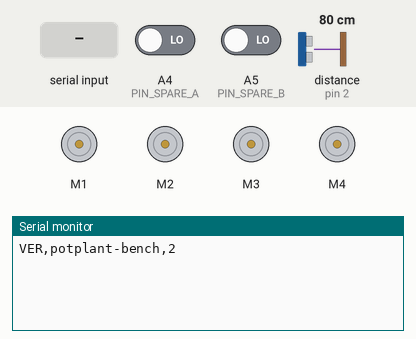
Simulated run of this sketch. Board: Arduino Uno, built with avr-gcc and run on an emulated ATmega328P. Shown: 4 × DC motor (green arrow = forward, orange = backward, longer = faster), the last lines printed to the serial monitor. The inputs (shaded band) are chosen by the test bench; at power-on: A4 (PIN_SPARE_A) LOW, A5 (PIN_SPARE_B) LOW, distance to the obstacle (sensor on pin 2) 80 cm. The echo pulse lasts 58.3 µs per cm.

Above: at 1.2 s.
1.3 s: "R\n" received over Serial
At 2.4 s:
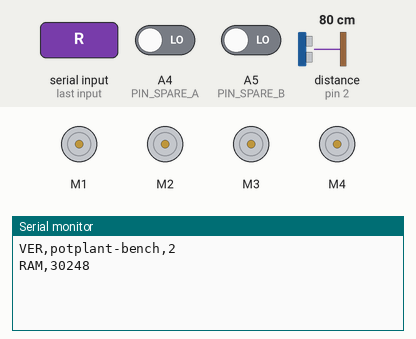
2.8 s: byte 102 ('f') received over Serial
At 3.5 s:
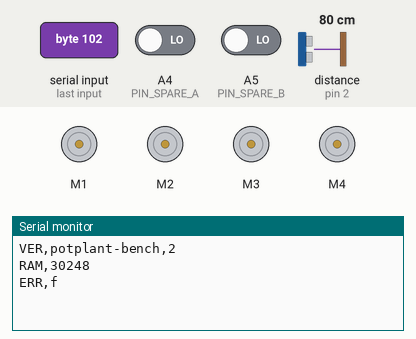
4.3 s: byte 76 ('L') received over Serial
At 4.7 s:
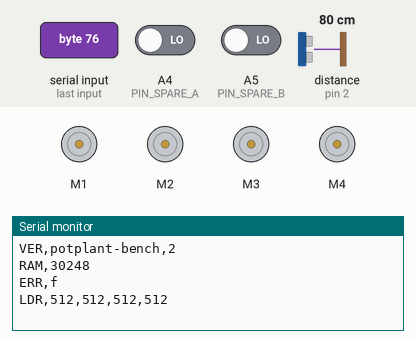
5.8 s: byte 85 ('U') received over Serial
At 7.0 s:
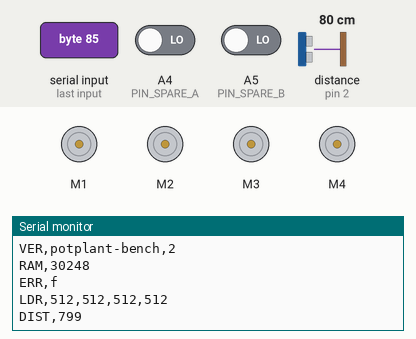
7.3 s: byte 80 ('P') received over Serial
At 8.1 s:
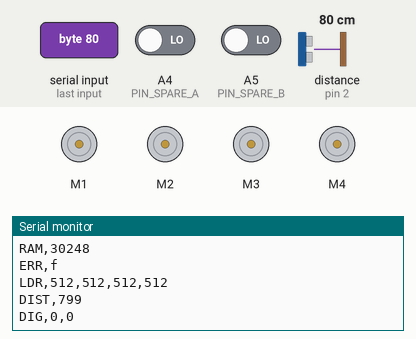
8.8 s: byte 73 ('I') received over Serial
At 10.1 s:
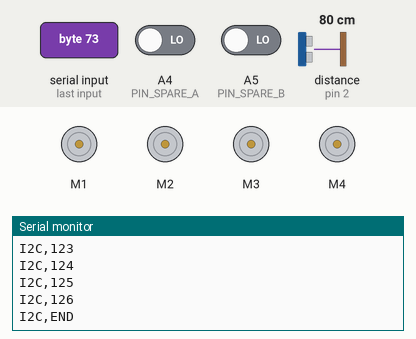
Timing chart, 0 to 11.3 s (numbered marks = the images above; inputs shaded):
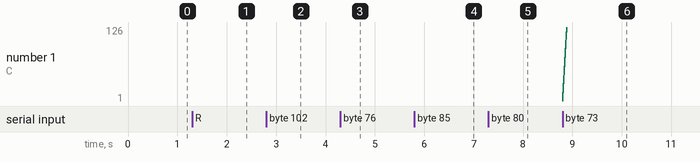

The sketch:

sensor_test.ino
```cpp
// ===========================================================================
// SENSOR TEST BENCH - FIRMWARE SIDE
//
// This sketch is deliberately stupid. It answers questions and does nothing
// else. All the thinking - drawing bars, working out ranges, suggesting tuning
// values, walking you through identifying the motors - happens in Python, in
// tools/bench.py on your computer.
//
// The reason for splitting it this way: changing how a test WORKS then costs
// nothing. Edit the Python, run it again. No compiling, no uploading, no
// waiting. Only the parts that must live on the board live on the board.
//
// Python itself cannot run on an Arduino - an ATmega328P has two kilobytes of
// memory and the interpreter alone would not fit. So the board is programmed
// in C++ and driven from Python over the USB cable.
//
// Upload this once, then use tools/bench.py.
//
// Uses the Adafruit Motor Shield library (AFMotor.h) for the v1 shield.
//
// ---------------------------------------------------------------------------
// PROTOCOL
//
// One command per line in. One or more lines out, machine readable.
//
//   V          -> VER,potplant-bench,2
//   L          -> LDR,<a0>,<a1>,<a2>,<a3>
//   U          -> DIST,<mm>          (-1 means no echo)
//   P          -> DIG,<a4>,<a5>
//   I          -> I2C,<addr> ... then I2C,END
//   R          -> RAM,<bytes free>
//   M<n><d>    -> MOT,<n>,<d>,OK     n = 1..4, d = f|b
//   S          -> STOP,OK
//
// Anything unrecognised gives ERR,<char>.
// ===========================================================================

#include <AFMotor.h>
#include <Wire.h>

const uint8_t PIN_LDR[4]     = { A0, A1, A2, A3 };
const uint8_t PIN_ULTRASONIC = 2;
const uint8_t PIN_SPARE_A    = A4;
const uint8_t PIN_SPARE_B    = A5;

// All four channels, so Python can walk you through finding which is which.
// Channels 1 and 2 are given 64 kHz, above hearing. Channels 3 and 4 ignore the
// frequency argument and run near 976 Hz - you will hear them whine, which is
// exactly why the robot uses M1 and M2.
AF_DCMotor motor1(1, MOTOR12_64KHZ);
AF_DCMotor motor2(2, MOTOR12_64KHZ);
AF_DCMotor motor3(3);
AF_DCMotor motor4(4);

const uint8_t  TEST_SPEED   = 140;
const unsigned DEADMAN_MS   = 1500;   // motors stop if Python goes quiet

static unsigned long motorStartedAt = 0;
static bool motorRunning = false;

int freeRam() {
  extern int __heap_start, *__brkval;
  int here;
  return (int)&here - (__brkval == 0 ? (int)&__heap_start : (int)__brkval);
}

AF_DCMotor *channel(uint8_t n) {
  switch (n) {
    case 1:  return &motor1;
    case 2:  return &motor2;
    case 3:  return &motor3;
    default: return &motor4;
  }
}

void stopAll() {
  for (uint8_t n = 1; n <= 4; n++) { channel(n)->run(RELEASE); channel(n)->setSpeed(0); }
  motorRunning = false;
}

// Trigger and echo share one pin, commoned through a 1k resistor. The pin is an
// output for the pulse, then an input for the echo that comes back.
long readDistanceMm() {
  pinMode(PIN_ULTRASONIC, OUTPUT);
  digitalWrite(PIN_ULTRASONIC, LOW);
  delayMicroseconds(3);
  digitalWrite(PIN_ULTRASONIC, HIGH);
  delayMicroseconds(10);
  digitalWrite(PIN_ULTRASONIC, LOW);
  pinMode(PIN_ULTRASONIC, INPUT);
  unsigned long us = pulseIn(PIN_ULTRASONIC, HIGH, 30000UL);
  if (us == 0) return -1;
  return (long)(us * 0.1715);   // round trip, sound at roughly 343 m/s
}

void setup() {
  Serial.begin(115200);
  while (!Serial) { ; }
  Wire.begin();
  stopAll();
  Serial.println(F("VER,potplant-bench,2"));
}

void loop() {
  // Deadman. If Python stops talking - crashed, window closed, cable pulled -
  // the motors stop by themselves rather than driving the robot off the bench.
  if (motorRunning && millis() - motorStartedAt > DEADMAN_MS) {
    stopAll();
    Serial.println(F("STOP,DEADMAN"));
  }

  if (!Serial.available()) return;
  char c = Serial.read();
  if (c == '\n' || c == '\r' || c == ' ') return;

  switch (c) {
    case 'V':
      Serial.println(F("VER,potplant-bench,2"));
      break;

    case 'L': {
      Serial.print(F("LDR"));
      for (uint8_t i = 0; i < 4; i++) { Serial.print(','); Serial.print(analogRead(PIN_LDR[i])); }
      Serial.println();
      break;
    }

    case 'U':
      Serial.print(F("DIST,"));
      Serial.println(readDistanceMm());
      break;

    case 'P':
      pinMode(PIN_SPARE_A, INPUT);
      pinMode(PIN_SPARE_B, INPUT);
      Serial.print(F("DIG,"));
      Serial.print(digitalRead(PIN_SPARE_A)); Serial.print(',');
      Serial.println(digitalRead(PIN_SPARE_B));
      break;

    case 'I':
      for (uint8_t addr = 1; addr < 127; addr++) {
        Wire.beginTransmission(addr);
        if (Wire.endTransmission() == 0) {
          Serial.print(F("I2C,")); Serial.println(addr);
        }
      }
      Serial.println(F("I2C,END"));
      break;

    case 'R':
      Serial.print(F("RAM,"));
      Serial.println(freeRam());
      break;

    case 'S':
      stopAll();
      Serial.println(F("STOP,OK"));
      break;

    case 'M': {
      // Two more characters follow: channel number, then f or b.
      unsigned long waitUntil = millis() + 200;
      while (Serial.available() < 2 && millis() < waitUntil) { ; }
      if (Serial.available() < 2) { Serial.println(F("ERR,M")); break; }
      char nc = Serial.read();
      char dc = Serial.read();
      uint8_t n = nc - '0';
      if (n < 1 || n > 4 || (dc != 'f' && dc != 'b')) { Serial.println(F("ERR,M")); break; }

      stopAll();
      AF_DCMotor *m = channel(n);
      m->setSpeed(TEST_SPEED);
      m->run(dc == 'f' ? FORWARD : BACKWARD);
      motorRunning = true;
      motorStartedAt = millis();

      Serial.print(F("MOT,")); Serial.print(n);
      Serial.print(','); Serial.print(dc);
      Serial.println(F(",OK"));
      break;
    }

    default:
      Serial.print(F("ERR,"));
      Serial.println(c);
      break;
  }
}
```

Measured:
- after the input at 1.3 s, the serial monitor: prints a new line at once (image 1)
- after the input at 2.8 s, the serial monitor: prints a new line at once (image 2)
- after the input at 4.3 s, the serial monitor: prints a new line at once (image 3)
- after the input at 5.8 s, the serial monitor: prints a new line at once (image 4)
- after the input at 7.3 s, the serial monitor: prints a new line at once (image 5)
- after the input at 8.8 s, the serial monitor: prints a new line at once (image 6)
